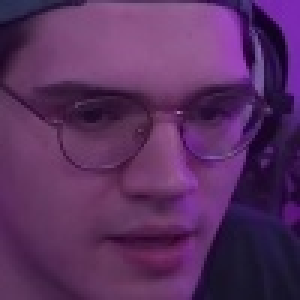
#> input picture 12-19/deteccion_facial/Datasets/ElMariana/ElMariana_1011.jpg, 100 x 100 px, found by its file name (shown 3 times larger); its folder holds only this picture in this run
$ python entrenador.py
#> lines starting #> are read from the running program, lines starting #| are printed output that depends on the picture
import cv2 as cvv
import numpy as np
import os

# Ruta del dataset (ajústala si la tienes en otro lugar)
dataSet = 'C:\\deteccion_facial\\Datasets'

# Obtener las carpetas (una por persona)
faces = os.listdir(dataSet)
print("Personas encontradas:", faces)

# Listas para guardar datos e identificadores
labels = []
facesData = []
label = 0

print("Entrenando modelo Fisherfaces...")

# Recorremos cada carpeta (una por persona)
for face in faces:
    facePath = os.path.join(dataSet, face)
    print(f"Procesando imágenes de: {face}")

    for faceName in os.listdir(facePath):
        # Leer imagen en escala de grises
        imgPath = os.path.join(facePath, faceName)
        image = cvv.imread(imgPath, 0)
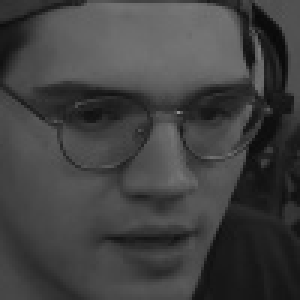
#> image: shape (100, 100) (shown 3 times larger); min 9, max 144, mean 65.4

        # Validar que la imagen se haya leído correctamente
        if image is None:
            print(f"[ADVERTENCIA] No se pudo leer {imgPath}")
            continue

        facesData.append(image)
        labels.append(label)

    label += 1
#> pass 2 of the loop `for face in faces:`:
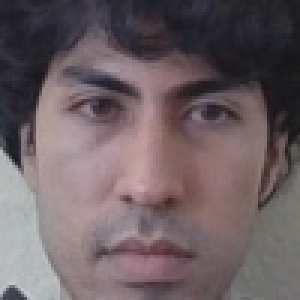
#> input picture 12-19/deteccion_facial/Datasets/Ger/ger0.jpg, 100 x 100 px, found by its file name (shown 3 times larger)
#> `image = cvv.imread(imgPath, 0)`:
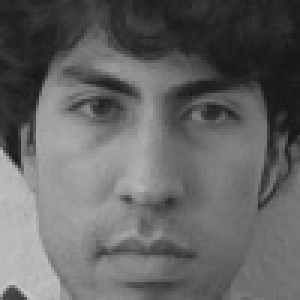
#> image: shape (100, 100) (shown 3 times larger); min 22, max 198, mean 99.9

# Convertir a arreglos numpy
labels = np.array(labels)

# Crear el reconocedor con Fisherfaces
faceRecognizer = cvv.face.FisherFaceRecognizer_create()

# Entrenar el modelo con los rostros y etiquetas
faceRecognizer.train(facesData, labels)

# Guardar el modelo entrenado
faceRecognizer.write('Fisherface.xml')
print("Entrenamiento completado con éxito ✅")
